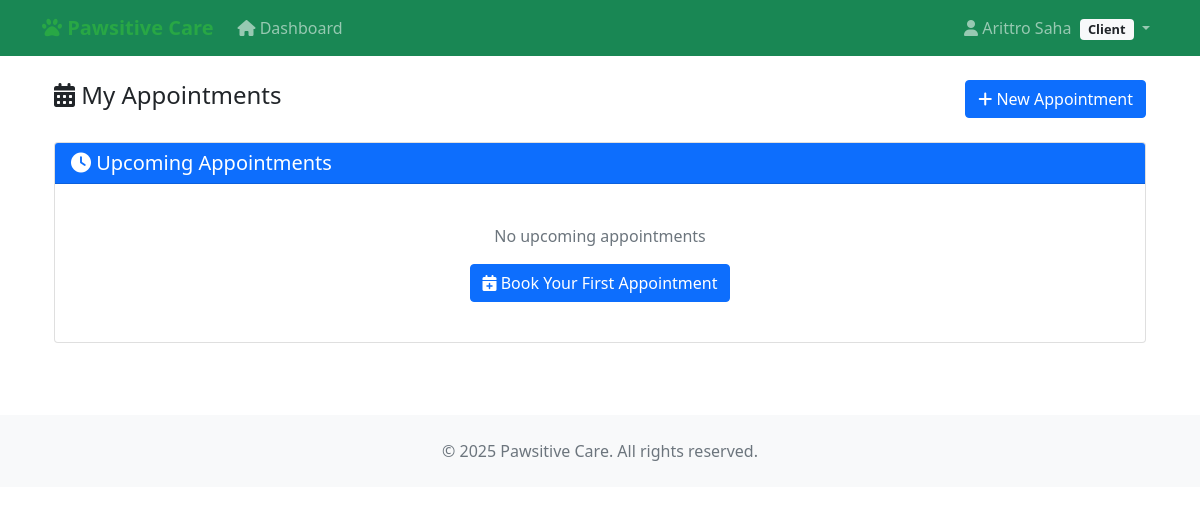
Before: /appointments/my-appointments/ (signed in) with the older database file.
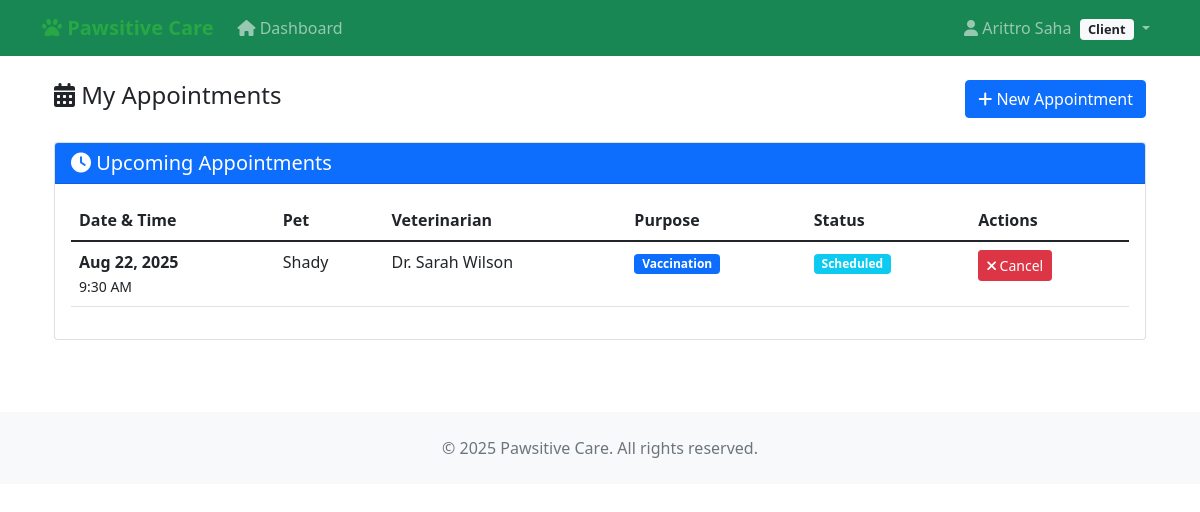
After: the same page with the newer database file.
### accounts/models.py (models this page shows, shortened)
class CustomUser(AbstractUser):
    ROLE_CHOICES = [
        ('admin', 'Admin'),
        ('vet', 'Veterinarian'),
        ('staff', 'Staff'),
        ('client', 'Client'),
    ]
    phone = models.CharField(max_length=20, blank=False)
    address = models.TextField(blank=False)
    role = models.CharField(max_length=10, choices=ROLE_CHOICES, default='client')
    def is_admin(self):
        return self.role == 'admin'
    def is_vet(self):
        return self.role == 'vet'
    def is_staff_member(self):
        return self.role == 'staff'

### appointments/models.py (models this page shows, shortened)
class Appointment(models.Model):
    APPOINTMENT_STATUS = [
        ('SCHEDULED', 'Scheduled'),
        ('COMPLETED', 'Completed'),
        ('CANCELLED', 'Cancelled'),
        ('PENDING', 'Pending Reassignment'),
    ]
    APPOINTMENT_TYPES = [
        ('GENERAL', 'General Checkup'),
        ('VACCINATION', 'Vaccination'),
        ('SURGERY', 'Surgery'),
        ('ILLNESS', 'Illness / Injury'),
        ('FOLLOWUP', 'Follow-up'),
        ('OTHER', 'Others'),
    ]
    appointment_id = models.AutoField(primary_key=True)
    pet = models.ForeignKey(Pet, on_delete=models.CASCADE, related_name='appointments')
    vet = models.ForeignKey(settings.AUTH_USER_MODEL, on_delete=models.CASCADE, related_name='vet_appointments', limit_choices_to={'role': 'vet'})
    client = models.ForeignKey(settings.AUTH_USER_MODEL, on_delete=models.CASCADE, related_name='client_appointments')
    date = models.DateField()
    time = models.TimeField()
    appointment_type = models.CharField(max_length=20, choices=APPOINTMENT_TYPES, default='GENERAL')
    notes = models.TextField(blank=True)
    status = models.CharField(max_length=20, choices=APPOINTMENT_STATUS, default='SCHEDULED')
    created_at = models.DateTimeField(auto_now_add=True)
    updated_at = models.DateTimeField(auto_now=True)
    class Meta:
        ordering = ['date', 'time']

### pets/models.py (models this page shows, shortened)
class Pet(models.Model):
    SPECIES_CHOICES = [
        ('DOG', 'Dog'),
        ('CAT', 'Cat'),
        ('BIRD', 'Bird'),
        ('RABBIT', 'Rabbit'),
        ('HAMSTER', 'Hamster'),
        ('GUINEA_PIG', 'Guinea Pig'),
        ('FISH', 'Fish'),
        ('TURTLE', 'Turtle'),
        ('SNAKE', 'Snake'),
        ('LIZARD', 'Lizard'),
        ('FERRET', 'Ferret'),
        ('HORSE', 'Horse'),
        ('CHICKEN', 'Chicken'),
        ('PARROT', 'Parrot'),
        ('OTHER', 'Other'),
    ]
    GENDER_CHOICES = [
        ('M', 'Male'),
        ('F', 'Female'),
        ('U', 'Unknown'),
    ]
    name = models.CharField(max_length=100)
    species = models.CharField(max_length=10, choices=SPECIES_CHOICES)
    breed = models.CharField(max_length=100, blank=True)
    age = models.IntegerField(help_text="Age in years", null=True, blank=True)
    gender = models.CharField(max_length=1, choices=GENDER_CHOICES, default='U')
    weight = models.DecimalField(max_digits=5, decimal_places=2, null=True, blank=True)
    color = models.CharField(max_length=50, blank=True)
    microchip_id = models.CharField(max_length=50, blank=True, unique=True)
    owner = models.ForeignKey(settings.AUTH_USER_MODEL, on_delete=models.CASCADE, related_name='pets')
    medical_conditions = models.TextField(blank=True)
    special_notes = models.TextField(blank=True)
    vaccination_status = models.CharField(
        max_length=20,
        choices=[
            ('UP_TO_DATE', 'Up to Date'),
            ('DUE_SOON', 'Due Soon'),
            ('OVERDUE', 'Overdue'),
            ('UNKNOWN', 'Unknown')
        ],
        default='UNKNOWN',
        help_text="Current status of pet's vaccinations"
    )
    created_at = models.DateTimeField(auto_now_add=True)
    updated_at = models.DateTimeField(auto_now=True)
    is_active = models.BooleanField(default=True)
    objects = PetQuerySet.as_manager()
    observers = []
    class Meta:
        ordering = ['-created_at']
        indexes = [
            models.Index(fields=['name']),
            models.Index(fields=['owner']),
            models.Index(fields=['species']),
        ]

### appointments/views.py (the view)
# urls.py: path('my-appointments/', views.client_appointments, name='client_appointments'),
@login_required
@client_required
def client_appointments(request):
    appointments = AppointmentRepository.get_client_appointments(request.user)
    return render(request, 'appointments/client_appointments.html', {
        'appointments': appointments
    })

### appointments/patterns/repositories.py (called while the page is built)
    @staticmethod
    def get_client_appointments(client, include_past=False):
        from ..models import Appointment
        from django.utils import timezone
        queryset = Appointment.objects.filter(client=client)
        if not include_past:
            queryset = queryset.filter(date__gte=timezone.now().date())
        return queryset.order_by('date', 'time')

### petmedia/context_processors.py (called while the page is built)
def recent_blog_posts(request):
    try:
        recent_posts = repo_manager.posts.get_recent_posts(limit=3)
        return {'recent_blog_posts': recent_posts}
    except Exception:
        return {'recent_blog_posts': []}

def blog_stats(request):
    try:
        if request.user.is_authenticated:
            user_posts_count = repo_manager.posts.get_by_author(request.user).count()
            return {'user_blog_posts_count': user_posts_count}
        return {'user_blog_posts_count': 0}
    except Exception:
        return {'user_blog_posts_count': 0}

### petmedia/patterns/repository.py (called while the page is built)
    def get_by_author(self, author: 'User') -> QuerySet['BlogPost']:
        return self.model.objects.filter(
            author=author
        ).select_related('category', 'related_pet')

    def get_recent_posts(self, limit: int = 10) -> QuerySet['BlogPost']:
        return self.model.objects.filter(
            is_published=True
        ).order_by('-created_at')[:limit].select_related('author', 'category', 'related_pet')

    @property
    def posts(self) -> BlogPostRepository:
        if self._post_repo is None:
            self._post_repo = BlogPostRepository()
        return self._post_repo

### appointments/templates/appointments/client_appointments.html (shortened to what this page needs)
{% extends 'accounts/base.html' %}
{% block content %}
<div class="container mt-4">
    <div class="row">
        <div class="col-12">
            <div class="d-flex justify-content-between align-items-center mb-4">
                <h4><i class="fas fa-calendar-alt"></i> My Appointments</h4>
                <a href="{% url 'appointments:book_appointment' %}" class="btn btn-primary">
                    <i class="fas fa-plus"></i> New Appointment
                </a>
            </div>
            <div class="card mb-4">
                <div class="card-header bg-primary text-white">
                    <h5 class="mb-0"><i class="fas fa-clock"></i> Upcoming Appointments</h5>
                </div>
                <div class="card-body">
                    {% if appointments %}
                    <div class="table-responsive">
                        <table class="table table-hover">
                            <thead>
                                <tr>
                                    <th>Date & Time</th>
                                    <th>Pet</th>
                                    <th>Veterinarian</th>
                                    <th>Purpose</th>
                                    <th>Status</th>
                                    <th>Actions</th>
                                </tr>
                            </thead>
                            <tbody>
                                {% for appointment in appointments %}
                                <tr>
                                    <td>
                                        <strong>{{ appointment.date|date:"M d, Y" }}</strong><br>
                                        <small>{{ appointment.time|time:"g:i A" }}</small>
                                    </td>
                                    <td>{{ appointment.pet.name }}</td>
                                    <td>Dr. {{ appointment.vet.get_full_name }}</td>
                                    <td>
                                        {% if appointment.appointment_type == 'GENERAL' %}
                                            <span class="badge bg-secondary">General Checkup</span>
                                        {% elif appointment.appointment_type == 'VACCINATION' %}
                                            <span class="badge bg-primary">Vaccination</span>
                                        {% elif appointment.appointment_type == 'SURGERY' %}
                                            <span class="badge bg-warning">Surgery</span>
                                        {% elif appointment.appointment_type == 'ILLNESS' %}
                                            <span class="badge bg-danger">Illness/Injury</span>
                                        {% elif appointment.appointment_type == 'FOLLOWUP' %}
                                            <span class="badge bg-info">Follow-up</span>
                                        {% else %}
                                            <span class="badge bg-dark">Others</span>
                                        {% endif %}
                                    </td>
                                    <td>
                                        {% if appointment.status == 'SCHEDULED' %}
                                        <span class="badge bg-info">Scheduled</span>
                                        {% elif appointment.status == 'COMPLETED' %}
                                        <span class="badge bg-success">Completed</span>
                                        {% else %}
                                        <span class="badge bg-danger">Cancelled</span>
                                        {% endif %}
                                    </td>
                                    <td>
                                        {% if appointment.status == 'SCHEDULED' %}
                                        <form method="POST" action="{% url 'appointments:cancel_appointment' appointment.appointment_id %}" style="display: inline;"
                                              onsubmit="return confirm('Are you sure you want to cancel this appointment? This action cannot be undone.');">
                                            <button type="submit" class="btn btn-sm btn-danger">
                                                <i class="fas fa-times"></i> Cancel
                                            </button>
                                        </form>
                                        {% endif %}
                                    </td>
                                </tr>
                                {% endfor %}
                            </tbody>
                        </table>
                    </div>
                    {% else %}
                    <div class="text-center py-4">
                        <p class="text-muted mb-0">No upcoming appointments</p>
                        <a href="{% url 'appointments:book_appointment' %}" class="btn btn-primary mt-3">
                            <i class="fas fa-calendar-plus"></i> Book Your First Appointment
                        </a>
                    </div>
                    {% endif %}
                </div>
            </div>
        </div>
    </div>
</div>
{% endblock %}

### accounts/templates/accounts/base.html (shortened to what this page needs)
<!DOCTYPE html>
<html lang="en">
<head>
  <link href="https://cdn.jsdelivr.net/npm/bootstrap@5.1.3/dist/css/bootstrap.min.css" rel="stylesheet">
  <link href="https://cdnjs.cloudflare.com/ajax/libs/font-awesome/6.0.0/css/all.min.css" rel="stylesheet">
</head>
<body>
  <nav class="navbar navbar-expand-lg navbar-dark bg-success">
    <div class="container">
      <a class="navbar-brand" href="{% url 'accounts:client_dashboard' %}">
        <i class="fas fa-paw"></i> Pawsitive Care
      </a>
      <div class="collapse navbar-collapse" id="navbarNav">
        <ul class="navbar-nav me-auto">
          {% if user.is_authenticated %}
          <li class="nav-item">
            <a class="nav-link" href="{% url 'accounts:client_dashboard' %}">
              <i class="fas fa-home"></i> Dashboard
            </a>
          </li>
          {% endif %}
        </ul>
        <ul class="navbar-nav">
          {% if user.is_authenticated %}
          <li class="nav-item dropdown">
            <a class="nav-link dropdown-toggle" href="#" id="navbarDropdown" role="button" data-bs-toggle="dropdown">
              <i class="fas fa-user"></i>
              {{ user.first_name|default:user.username }}
              <span class="badge bg-light text-dark role-badge ms-1">
                {{ user.get_role_display }}</span>
            </a>
          </li>
          {% endif %}
        </ul>
      </div>
    </div>
  </nav>
  <main class="container mt-4">
    {% block content %}
    {% endblock %}
  </main>
  <footer class="bg-light mt-5 py-4">
    <div class="container text-center">
      <p class="text-muted mb-0">&copy; 2025 Pawsitive Care. All rights reserved.</p>
    </div>
  </footer>
</body>
</html>

### accounts/templates/accounts/base.html (style rules this page uses)
.navbar-brand { font-weight: bold; color: #28a745 !important; }
.role-badge { font-size: 0.8em; }

Changed rows visible on the page:
added Appointment: date "Aug 22, 2025", time "9:30 AM", pet.name "Shady", vet.get_full_name "Sarah Wilson", appointment_type "Vaccination", status "Scheduled"
Other visible differences:
text no longer shown: "No upcoming appointments Book Your First Appointment"
text now shown: "Date & Time Pet Veterinarian Purpose Status Actions"
